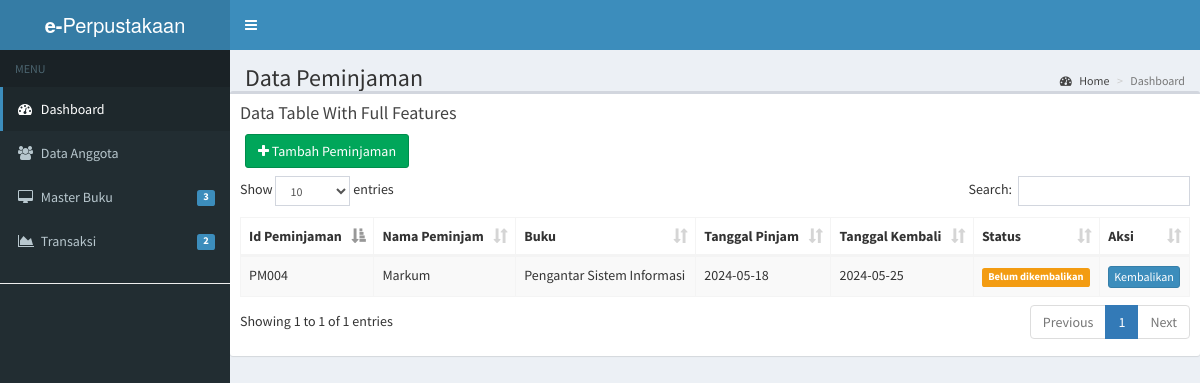
The page /index.php/peminjaman on the database its author committed.
### tables this page shows
CREATE TABLE `peminjaman` (
  `id_pm` varchar(10) NOT NULL,
  `id_anggota` varchar(10) NOT NULL,
  `id_buku` varchar(10) NOT NULL,
  `tgl_pinjam` date NOT NULL,
  `tgl_kembali` date NOT NULL
);

CREATE TABLE `anggota` (
  `id_anggota` varchar(10) NOT NULL,
  `nama_anggota` varchar(50) NOT NULL,
  `jenis_kelamin` varchar(20) NOT NULL,
  `alamat` text NOT NULL,
  `no_telp` varchar(20) NOT NULL
);

CREATE TABLE `buku` (
  `id_buku` varchar(10) NOT NULL,
  `id_pengarang` int(11) NOT NULL,
  `id_penerbit` int(11) NOT NULL,
  `judul_buku` varchar(50) NOT NULL,
  `tahun_terbit` int(10) NOT NULL,
  `jumlah` int(10) NOT NULL
);

### application/controllers/Peminjaman.php (called while the page is built, shortened)
<?php
class Peminjaman extends CI_Controller{
  public function __construct(){
    $this->load->model('peminjaman_model');
  }
  public function index(){
    $data['content'] = 'peminjaman/peminjaman';
    $data['title'] = 'Data Peminjaman';
    $data['peminjaman'] = $this->peminjaman_model->get_data_peminjaman()->result();
    $this->load->view('dashboard', $data);
  }
}

### index.php (called while the page is built, shortened)
<?php
require_once BASEPATH.'core/CodeIgniter.php';

### application/models/Peminjaman_model.php (called while the page is built, shortened)
<?php
class Peminjaman_model extends CI_model{
  public function get_data_peminjaman(){
    $this->db->select('peminjaman.*, anggota.nama_anggota as nama_anggota, buku.judul_buku as judul_buku');
    $this->db->from('peminjaman');
    $this->db->join('anggota', 'anggota.id_anggota = peminjaman.id_anggota');
    $this->db->join('buku', 'buku.id_buku = peminjaman.id_buku');
    $result = $this->db->get();
    return $result;
  }
}

### application/views/peminjaman/peminjaman.php (the view, shortened to what this page needs)
<div class="box">
  <div class="box-header">
    <h3 class="box-title">Data Table With Full Features</h3>
  </div>
  <div class="col-md-12" style="margin-bottom: 8px;">
    <a href="<?= base_url('peminjaman/tambahPeminjaman') ?>" class="btn btn-success"><i class="fa fa-plus"></i> Tambah Peminjaman</a>
  </div>
  <div class="box-body">
    <table id="example1" class="table table-bordered table-striped">
      <thead>
        <tr>
          <th>Id Peminjaman</th>
          <th>Nama Peminjam</th>
          <th>Buku</th>
          <th>Tanggal Pinjam</th>
          <th>Tanggal Kembali</th>
          <th>Status</th>
          <th>Aksi</th>
        </tr>
      </thead>
      <tbody>
        <?php foreach($peminjaman as $row): ?>
        <?php
          $tgl_kembali = new DateTime($row->tgl_kembali);
          $tgl_sekarang = new DateTime();
          $selisih = $tgl_sekarang->diff($tgl_kembali)->format("%a");
        ?>
        <tr>
          <td><?= $row->id_pm; ?></td>
          <td><?= $row->nama_anggota; ?></td>
          <td><?= $row->judul_buku; ?></td>
          <td><?= $row->tgl_pinjam; ?></td>
          <td><?= $row->tgl_kembali; ?></td>
          <?php if($tgl_kembali <= $tgl_sekarang OR $selisih == 0){ ?>
          <td>
            <span class="label label-warning">Belum dikembalikan</span>
          </td>
          <?php } else { ?>
          <td></td>
          <?php }?>
          <td>
            <a href="<?= base_url('peminjaman/kembalikan/').$row->id_pm ?>" class="btn btn-primary btn-xs" onclick="return confirm('Yakin mau dikembalikan?')">Kembalikan</a>
          </td>
        </tr>
        <?php endforeach; ?>
      </tbody>
    </table>
  </div>
</div>

### rows shown on the page
peminjaman: id_pm "PM004", id_anggota.nama_anggota "Markum", id_buku.judul_buku "Pengantar Sistem Informasi", tgl_pinjam "2024-05-18", tgl_kembali "2024-05-25", shows "Belum dikembalikan"

### other values the page prints
$title "Data Peminjaman"
